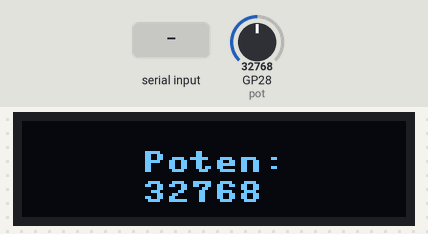
This program was run on a simulated Raspberry Pi Pico running MicroPython. On the bench: 128×32 one-colour display. The inputs (shaded band) are chosen by the test bench; at power-on: GP28 (pot) = 32768 (analog values on the 0–65535 scale).

Above: at 1.2 s.
1.3 s: "alert\n" received over the second serial link
At 2.5 s:
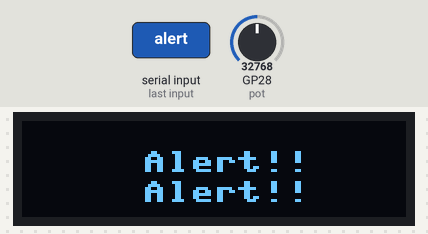
2.8 s: "monitor\n" received over the second serial link
At 4.1 s:
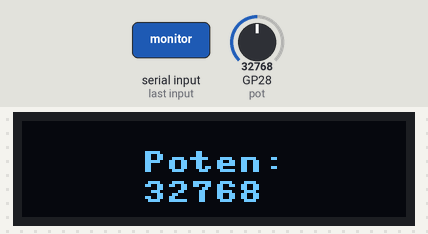
4.4 s: GP28 (pot) set to 45874
At 5.5 s:
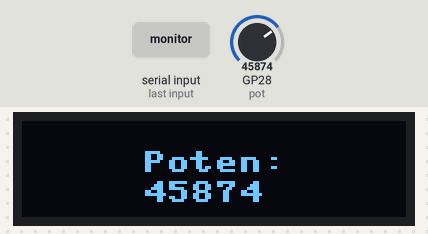
5.9 s: GP28 (pot) set to 57670
At 6.6 s:
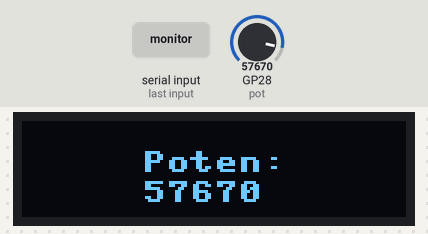
7.5 s: GP28 (pot) set to 65535
At 8.9 s:
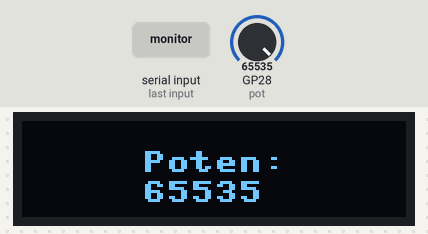
Timing chart, 0 to 10.1 s (numbered marks = the images above; inputs shaded):
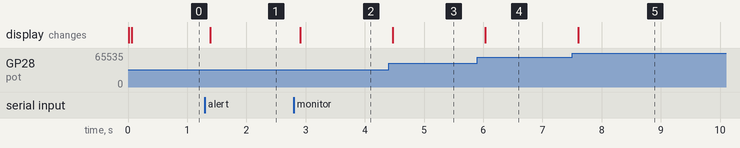

Measured:
- after the input at 1.3 s, the display: changes after 0.09 s (image 1)
- after the input at 2.8 s, the display: changes after 0.11 s (image 2)
- after the input at 4.4 s, the display: changes after 0.07 s (image 3)
- after the input at 5.9 s, the display: changes after 0.14 s (image 4)
- after the input at 7.5 s, the display: changes after 0.10 s (image 5)

The program:

main.py
```python
# 라즈베리파이와 연결된 블루투스 MAC 주소-> C8:FD:19:91:14:F8
import machine
import uasyncio as asyncio
from machine import Pin, UART, ADC, SPI
from ssd1306 import SSD1306_SPI

# OLED 설정
spi = SPI(0, baudrate=100000, mosi=Pin(19), sck=Pin(18))
oled = SSD1306_SPI(128, 32, spi, Pin(17), Pin(20), Pin(16))

# ADC 설정 (가변저항기)
pot = ADC(28)

# UART 설정
bt_uart = UART(1, baudrate=9600, tx=Pin(4), rx=Pin(5))

# Bluetooth UART 설정
uart = UART(0, baudrate=9600, tx=Pin(0), rx=Pin(1))

alert_flag = False

# OLED 출력 함수
def display_oled(line1, line2):
    oled.fill(0)
    oled.text(line1, 40, 10)
    oled.text(line2, 40, 20)
    oled.show()

def format_sensor_data(adc_value):
    """ 센서 데이터를 포맷팅하고 인코딩"""
    if adc_value is None :
        return None
    data = f"{adc_value}\n"
    return data.encode('utf-8')

# ADC 읽기 및 OLED 출력
async def read_adc():
    global alert_flag
    while True:
        adc_value = pot.read_u16()
        data = format_sensor_data(adc_value)
        if alert_flag:
            display_oled("Alert!!","Alert!!")
        else:
            display_oled("Poten:", str(adc_value))
            uart.write(data)
        await asyncio.sleep(0.1)

# Bluetooth 통신 처리
async def bluetooth_communication():
    global alert_flag
    while True:
        if bt_uart.any():
            data_received = bt_uart.read().decode('utf-8').strip()
            if data_received == "alert":
                alert_flag = True
                display_oled("Alert!!","Alert!!")
                bt_uart.write("Alert mode activated\n")
            elif data_received == "monitor":
                alert_flag = False
                bt_uart.write("Monitor mode activated\n")
        await asyncio.sleep(0.1)

# UART 통신 처리
async def uart_communication():
    global alert_flag
    while True:
        if uart.any():
            data_received = uart.read().decode('utf-8').strip()
            if data_received == "alert":
                alert_flag = True
                display_oled("Alert!!","Alert!!")
                uart.write("Alert mode activated\n")
        await asyncio.sleep(0.1)

# 메인 함수
async def main():
    await asyncio.gather(
        read_adc(),
        bluetooth_communication(),
        uart_communication()
    )

# 비동기 실행
asyncio.run(main())
```
